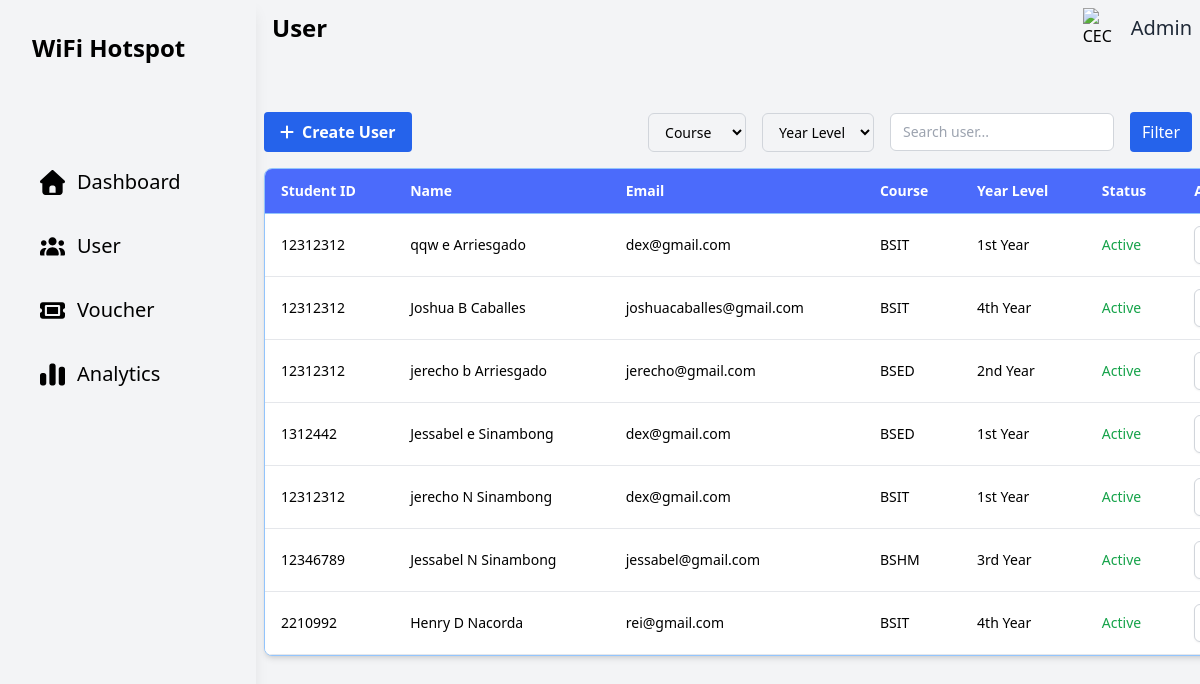
/php/User.php, run on the app's committed database.
### tables this page shows
CREATE TABLE `users_profile` (
  `user_id` int(11) NOT NULL,
  `school_id` varchar(50) DEFAULT NULL,
  `first_name` varchar(50) DEFAULT NULL,
  `middle_name` varchar(10) DEFAULT NULL,
  `last_name` varchar(50) DEFAULT NULL,
  `gmail` varchar(100) DEFAULT NULL,
  `contact_number` varchar(20) DEFAULT NULL,
  `course_name` varchar(50) DEFAULT NULL,
  `year_level` varchar(50) DEFAULT NULL,
  `gender` varchar(20) DEFAULT NULL,
  `user_type` varchar(20) DEFAULT NULL,
  `voucher_code` varchar(100) DEFAULT NULL,
  `password_generated` varchar(255) DEFAULT NULL,
  `status` varchar(20) DEFAULT 'Active',
  `created_at` timestamp NOT NULL DEFAULT current_timestamp()
);

### php/User.php (the view, shortened to what this page needs)
<?php
require 'db.php';
$q = trim($_GET['q'] ?? '');
$sql = "SELECT * FROM users_profile WHERE 1=1";
$params = [];
$sql .= " ORDER BY user_id DESC";
$stmt = $pdo->prepare($sql);
$stmt->execute($params);
$users = $stmt->fetchAll();
?>
<!DOCTYPE html>
<html lang="en">
<head>
  <link href="https://cdnjs.cloudflare.com/ajax/libs/font-awesome/6.5.2/css/all.min.css" rel="stylesheet">
  <script src="../css/tailwind.css"></script>
</head>
<body class="bg-gray-100 h-screen">
  <div class="flex">
    <div class="w-64 bg-gray h-screen p-8 text-white shadow-lg fixed">
      <div class="flex items-center space-x-2 mb-24">
        <h1 class="text-2xl font-semibold text-black">WiFi Hotspot</h1>
      </div>
      <ul class="space-y-5">
        <li><a href="admindashboard.php" class="flex items-center space-x-3 hover:bg-gray-300 p-2 rounded"><span class="text-black text-xl">Dashboard</span></a></li>
        <li><a href="User.php" class="flex items-center space-x-3 hover:bg-gray-300 p-2 rounded"> <span class="text-black text-xl">User</span></a></li>
        <li><a href="../php/Voucher.php" class="flex items-center space-x-3 hover:bg-gray-300 p-2 rounded"><span class="text-black text-xl">Voucher</span></a></li>
        <li><a href="../php/Analytics.php" class="flex items-center space-x-3 hover:bg-gray-300 p-2 rounded"><span class="text-black text-xl">Analytics</span></a></li>
      </ul>
    </div>
    <div class="ml-64 h-screen overflow-x-hidden p-2">
      <div class="flex justify-between items-center mb-16">
        <h1 class="text-2xl font-semibold text-black pl-2">User</h1>
        <div class="flex items-center space-x-2">
          <img src="../images/ceclogo.png" alt="CEC Logo" class="w-10 h-10 object-contain">
          <span class="text-xl text-gray-800">Admin</span>
        </div>
      </div>
      <div class="flex justify-between mb-4">
        <div>
          <button id="openModalBtn"
            class="flex items-center gap-2 bg-blue-600 text-white px-4 py-2 rounded hover:bg-blue-700">
            <i class="fa-solid fa-plus"></i>
            <span class="font-semibold">Create User</span>
          </button>
        </div>
        <form method="get" id="filterForm" class="flex gap-4 items-center">
          <select name="course_name" id="course_name"
            class="bg-gray-100 border border-gray-300 rounded-md px-3 py-2 text-sm">
            <option value="">Course</option>
          </select>
          <select name="year_level" id="year_level"
            class="bg-gray-100 border border-gray-300 rounded-md px-3 py-2 text-sm">
            <option value="">Year Level</option>
          </select>
          <input type="text" name="q" id="search_user" value="<?= htmlentities($q) ?>" placeholder="Search user..."
            class="bg-white border border-gray-300 rounded-md px-3 py-2 text-sm w-56">
          <button type="submit" class="bg-blue-600 text-white px-3 py-2 rounded">Filter</button>
        </form>
      </div>
    </div>
    <div class="w-[1080px] bg-white shadow-md rounded-lg overflow-hidden border border-blue-300 mt-4">
      <div class="">
        <table class="min-w-full border-collapse">
          <thead class="bg-[#4B6BFB] text-white sticky top-0 z-10">
            <tr>
              <th class="px-4 py-3 text-left text-sm font-semibold border-b border-blue-300">Student ID</th>
              <th class="px-4 py-3 text-left text-sm font-semibold border-b border-blue-300">Name</th>
              <th class="px-4 py-3 text-left text-sm font-semibold border-b border-blue-300">Email</th>
              <th class="px-4 py-3 text-left text-sm font-semibold border-b border-blue-300">Course</th>
              <th class="px-4 py-3 text-left text-sm font-semibold border-b border-blue-300">Year Level</th>
              <th class="px-4 py-3 text-left text-sm font-semibold border-b border-blue-300">Status</th>
              <th class="px-4 py-3 text-left text-sm font-semibold border-b border-blue-300">Action</th>
            </tr>
          </thead>
          <tbody class="bg-white">
            <?php foreach ($users as $u): ?>
              <tr class="hover:bg-gray-100 border-b border-gray-200 group relatives">
                <td class="px-4 py-3 text-sm"><?= htmlentities($u['school_id']) ?></td>
                <td class="px-4 py-3 text-sm">
                  <?= htmlentities($u['first_name'] . ' ' . ($u['middle_name'] ? $u['middle_name'] . ' ' : '') . $u['last_name']) ?>
                </td>
                <td class="px-4 py-3 text-sm"><?= htmlentities($u['gmail']) ?></td>
                <td class="px-4 py-3 text-sm"><?= htmlentities($u['course_name']) ?></td>
                <td class="px-4 py-3 text-sm"><?= htmlentities($u['year_level']) ?></td>
                <td class="px-4 py-3 text-sm <?= $u['status'] === 'Active' ? 'text-green-600' : 'text-red-600' ?>">
                  <?= htmlentities($u['status']) ?>
                </td>
                <td class="px-4 py-3 text-sm ">
                  <div class="relative inline-block text-left">
                    <button type="button"
                      class="inline-flex justify-center w-full rounded-md border border-gray-300 shadow-sm px-4 py-2 bg-white text-sm font-medium text-gray-700 hover:bg-gray-50 focus:outline-none"
                      id="dropdownButton<?= $u['user_id'] ?>" aria-expanded="true" aria-haspopup="true"
                      onclick="toggleDropdown(<?= $u['user_id'] ?>)">
                    </button>
                  </div>
                </td>
              </tr>
            <?php endforeach; ?>
          </tbody>
        </table>
      </div>
    </div>
  </div>
</body>
</html>

### data on the page
users_profile: school "12312312", first_name+middle_name+last_name "qqw e Arriesgado", gmail "dex@gmail.com", course_name "BSIT", year_level "1st Year", status "Active"
users_profile: school "12312312", first_name+middle_name+last_name "Joshua B Caballes", gmail "joshuacaballes@gmail.com", course_name "BSIT", year_level "4th Year", status "Active"
users_profile: school "12312312", first_name+middle_name+last_name "jerecho b Arriesgado", gmail "jerecho@gmail.com", course_name "BSED", year_level "2nd Year", status "Active"
users_profile: school "1312442", first_name+middle_name+last_name "Jessabel e Sinambong", gmail "dex@gmail.com", course_name "BSED", year_level "1st Year", status "Active"
users_profile: school "12312312", first_name+middle_name+last_name "jerecho N Sinambong", gmail "dex@gmail.com", course_name "BSIT", year_level "1st Year", status "Active"
users_profile: school "12346789", first_name+middle_name+last_name "Jessabel N Sinambong", gmail "jessabel@gmail.com", course_name "BSHM", year_level "3rd Year", status "Active"
users_profile: school "2210992", first_name+middle_name+last_name "Henry D Nacorda", gmail "rei@gmail.com", course_name "BSIT", year_level "4th Year", status "Active"
